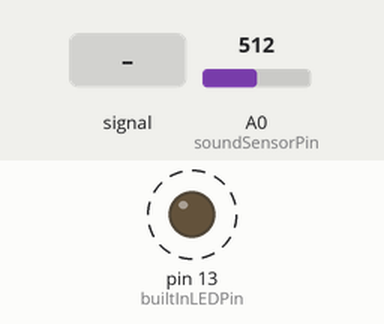
The sketch below on a simulated Arduino Uno, built with avr-gcc and run on an emulated ATmega328P. Parts: output pins drawn as LEDs (lit = HIGH). Dashed ring = blinking. The test bench sets the inputs (shaded band); at power-on: A0 (soundSensorPin) = 512.

Above: at 1.2 s.
1.3 s: A0 (soundSensorPin) set to 486
At 2.4 s:
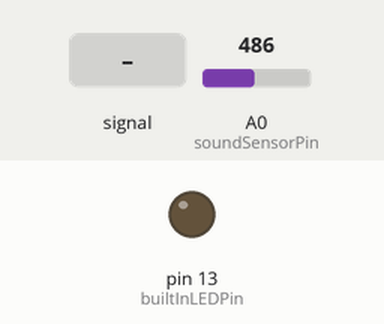
2.8 s: A0 (soundSensorPin) fed a 200 Hz sine of ±81 counts around its level
At 2.9 s:
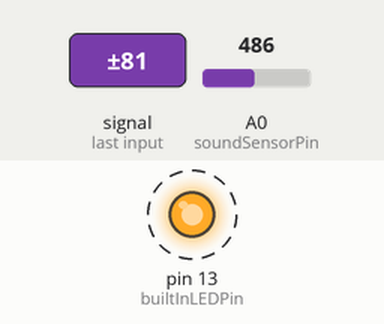
5.8 s: A0 (soundSensorPin) set to 306
At 6.5 s:
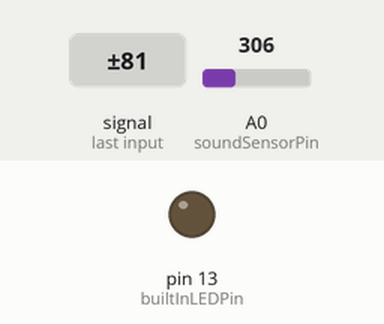
7.3 s: A0 (soundSensorPin) set to 510
At 7.4 s:
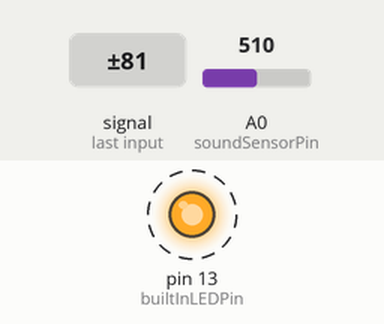
Timing chart, 0 to 11.3 s (numbered marks = the images above; inputs shaded):
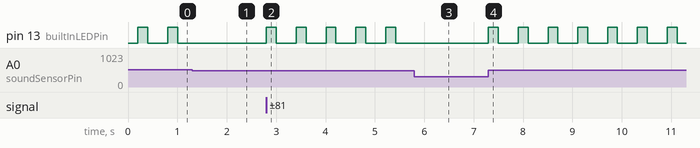

Measured:
- the behaviour switches between 501 and 500 on A0 (soundSensorPin) (found by bisection; images 0 and 1)
- after the input at 1.3 s, pin 13 (builtInLEDPin): stops changing and stays LOW
- after the input at 2.8 s, pin 13 (builtInLEDPin): alternates HIGH for 0.20 s and LOW for 0.40 s, starting at once
- after the input at 5.8 s, pin 13 (builtInLEDPin): stops changing and stays LOW
- after the input at 7.3 s, pin 13 (builtInLEDPin): alternates HIGH for 0.20 s and LOW for 0.40 s, starting at once
- by itself, pin 13 (builtInLEDPin): alternates HIGH for 0.20 s and LOW for 0.40 s

The sketch:

clap_to_turn_on_led.ino
```cpp
// Pin assignments
const int soundSensorPin = A0; // Connect sound sensor to analog pin A0
const int builtInLEDPin = 13;  // Built-in LED is connected to pin 13

// Variables to store sound sensor readings and clap count
int soundSensorValue;
int clapCount = 0;
int threshold = 500; // Adjust this threshold according to your environment

// Variable to store time of last clap
unsigned long lastClapTime = 0;

void setup() {
  pinMode(soundSensorPin, INPUT);    // Set sound sensor pin as input
  pinMode(builtInLEDPin, OUTPUT);    // Set built-in LED pin as output

  // Initialize built-in LED to off state
  digitalWrite(builtInLEDPin, LOW);
}

void loop() {
  soundSensorValue = analogRead(soundSensorPin);
  if (soundSensorValue > threshold) {
    if (millis() - lastClapTime > 200) {
      clapCount++;
      lastClapTime = millis();
    }
  }
  if (clapCount == 1) {
    digitalWrite(builtInLEDPin, HIGH);
  }
  else if (clapCount == 2) {
    digitalWrite(builtInLEDPin, LOW);
  }
  if (clapCount > 2) {
    clapCount = 0;
  }
}
```
